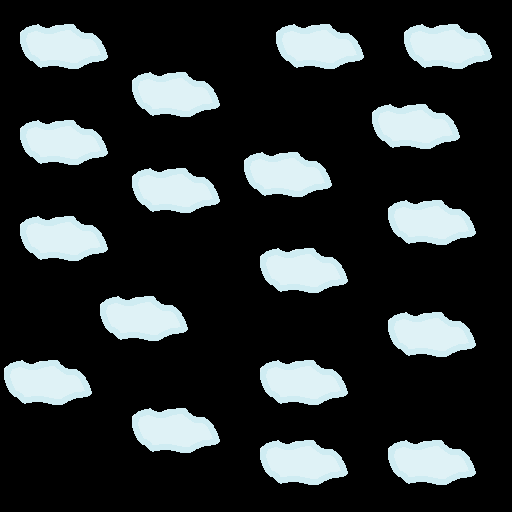

A level layout from a 2D game, rendered from its tile map. Below: a short description, then the map file with its tile-grid data intact:
An orthogonal 32x32 tile map with 16x16 px tiles, 1 tile layer (Tile Layer 1).

<map version="1.2" tiledversion="1.2.4" orientation="orthogonal" renderorder="right-down" width="32" height="32" tilewidth="16" tileheight="16" infinite="0" nextlayerid="2" nextobjectid="1">
 <tileset firstgid="1" source="bg0.tsx" />
 <layer id="1" name="Tile Layer 1" width="32" height="32">
  <data encoding="csv">
39,39,39,39,39,39,39,39,39,39,39,39,39,39,39,39,39,39,39,39,39,39,39,39,39,39,39,39,39,39,39,39,
39,1,2,3,4,5,6,39,39,39,39,39,39,39,39,39,39,1,2,3,4,5,6,39,39,1,2,3,4,5,6,39,
39,12,13,14,15,16,17,39,39,39,39,39,39,39,39,39,39,12,13,14,15,16,17,39,39,12,13,14,15,16,17,39,
39,23,24,25,26,27,28,39,39,39,39,39,39,39,39,39,39,23,24,25,26,27,28,39,39,23,24,25,26,27,28,39,
39,34,35,36,37,38,39,39,1,2,3,4,5,6,39,39,39,34,35,36,37,38,39,39,39,34,35,36,37,38,39,39,
39,39,39,39,39,39,39,39,12,13,14,15,16,17,39,39,39,39,39,39,39,39,39,39,39,39,39,39,39,39,39,39,
39,39,39,39,39,39,39,39,23,24,25,26,27,28,39,39,39,39,39,39,39,39,39,1,2,3,4,5,6,39,39,39,
39,1,2,3,4,5,6,39,34,35,36,37,38,39,39,39,39,39,39,39,39,39,39,12,13,14,15,16,17,39,39,39,
39,12,13,14,15,16,17,39,39,39,39,39,39,39,39,39,39,39,39,39,39,39,39,23,24,25,26,27,28,39,39,39,
39,23,24,25,26,27,28,39,39,39,39,39,39,39,39,1,2,3,4,5,6,39,39,34,35,36,37,38,39,39,39,39,
39,34,35,36,37,38,39,39,1,2,3,4,5,6,39,12,13,14,15,16,17,39,39,39,39,39,39,39,39,39,39,39,
39,39,39,39,39,39,39,39,12,13,14,15,16,17,39,23,24,25,26,27,28,39,39,39,39,39,39,39,39,39,39,39,
39,39,39,39,39,39,39,39,23,24,25,26,27,28,39,34,35,36,37,38,39,39,39,39,1,2,3,4,5,6,39,39,
39,1,2,3,4,5,6,39,34,35,36,37,38,39,39,39,39,39,39,39,39,39,39,39,12,13,14,15,16,17,39,39,
39,12,13,14,15,16,17,39,39,39,39,39,39,39,39,39,39,39,39,39,39,39,39,39,23,24,25,26,27,28,39,39,
39,23,24,25,26,27,28,39,39,39,39,39,39,39,39,39,1,2,3,4,5,6,39,39,34,35,36,37,38,39,39,39,
39,34,35,36,37,38,39,39,39,39,39,39,39,39,39,39,12,13,14,15,16,17,39,39,39,39,39,39,39,39,39,39,
39,39,39,39,39,39,39,39,39,39,39,39,39,39,39,39,23,24,25,26,27,28,39,39,39,39,39,39,39,39,39,39,
39,39,39,39,39,39,1,2,3,4,5,6,39,39,39,39,34,35,36,37,38,39,39,39,39,39,39,39,39,39,39,39,
39,39,39,39,39,39,12,13,14,15,16,17,39,39,39,39,39,39,39,39,39,39,39,39,1,2,3,4,5,6,39,39,
39,39,39,39,39,39,23,24,25,26,27,28,39,39,39,39,39,39,39,39,39,39,39,39,12,13,14,15,16,17,39,39,
39,39,39,39,39,39,34,35,36,37,38,39,39,39,39,39,39,39,39,39,39,39,39,39,23,24,25,26,27,28,39,39,
1,2,3,4,5,6,39,39,39,39,39,39,39,39,39,39,1,2,3,4,5,6,39,39,34,35,36,37,38,39,39,39,
12,13,14,15,16,17,39,39,39,39,39,39,39,39,39,39,12,13,14,15,16,17,39,39,39,39,39,39,39,39,39,39,
23,24,25,26,27,28,39,39,39,39,39,39,39,39,39,39,23,24,25,26,27,28,39,39,39,39,39,39,39,39,39,39,
34,35,36,37,38,39,39,39,1,2,3,4,5,6,39,39,34,35,36,37,38,39,39,39,39,39,39,39,39,39,39,39,
39,39,39,39,39,39,39,39,12,13,14,15,16,17,39,39,39,39,39,39,39,39,39,39,39,39,39,39,39,39,39,39,
39,39,39,39,39,39,39,39,23,24,25,26,27,28,39,39,1,2,3,4,5,6,39,39,1,2,3,4,5,6,39,39,
39,39,39,39,39,39,39,39,34,35,36,37,38,39,39,39,12,13,14,15,16,17,39,39,12,13,14,15,16,17,39,39,
39,39,39,39,39,39,39,39,39,39,39,39,39,39,39,39,23,24,25,26,27,28,39,39,23,24,25,26,27,28,39,39,
39,39,39,39,39,39,39,39,39,39,39,39,39,39,39,39,34,35,36,37,38,39,39,39,34,35,36,37,38,39,39,39,
39,39,39,39,39,39,39,39,39,39,39,39,39,39,39,39,39,39,39,39,39,39,39,39,39,39,39,39,39,39,39,39
</data>
 </layer>
</map>
